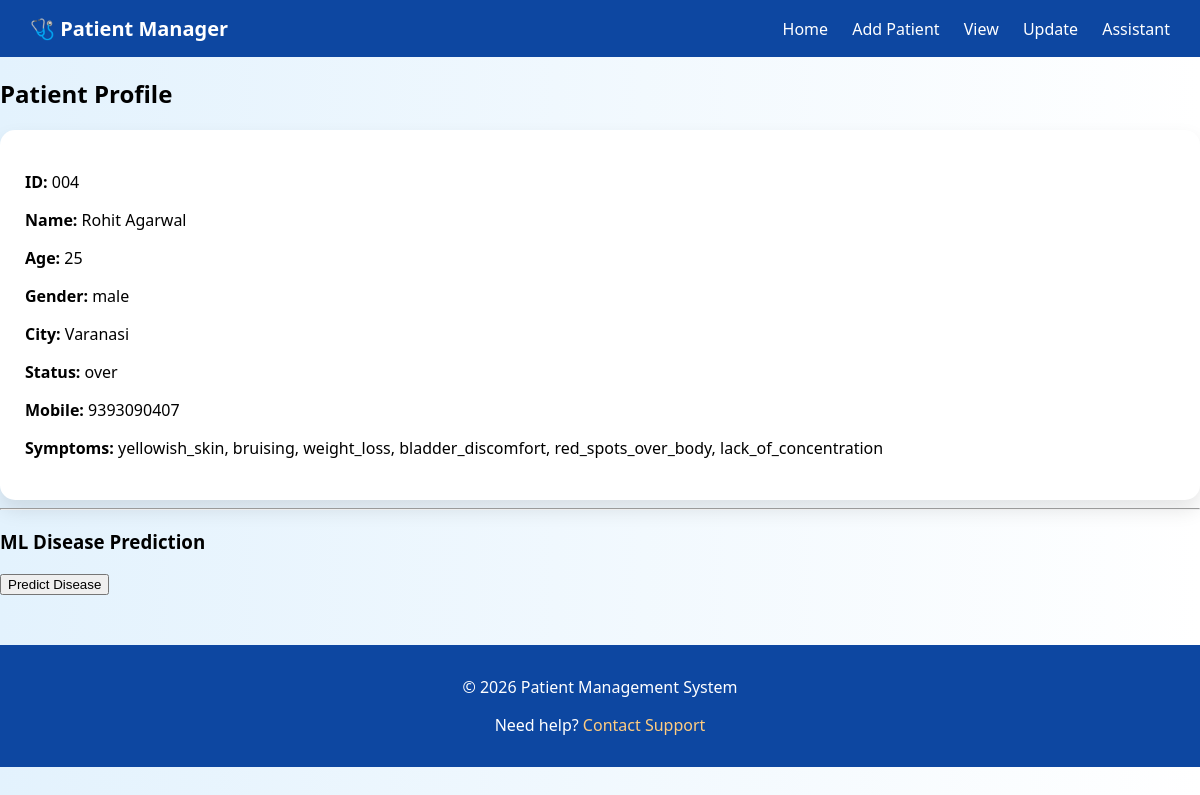
Screenshot of /profile/004 with the database file from the repository.
### tables this page shows
CREATE TABLE patients (
        id TEXT PRIMARY KEY,
        name TEXT,
        age INTEGER,
        gender TEXT,
        city TEXT,
        height REAL,
        weight REAL,
        status TEXT,
        mobile TEXT,
        symptoms TEXT
    );

### backend/main.py (the view)
@app.get("/profile/{patient_id}")
def patient_profile(request: Request, patient_id: str):
    patient = services.patient_profile_service(patient_id)
    return templates.TemplateResponse("profile.html", {"request": request, "patient": patient})

### templates/profile.html (shortened to what this page needs)
{% extends "base.html" %}
{% block content %}
<h2>Patient Profile</h2>
<div class="card">
  <p><b>ID:</b> {{ patient.id }}</p>
  <p><b>Name:</b> {{ patient.name }}</p>
  <p><b>Age:</b> {{ patient.age }}</p>
  <p><b>Gender:</b> {{ patient.gender }}</p>
  <p><b>City:</b> {{ patient.city }}</p>
  <p><b>Status:</b> {{ patient.status }}</p>
  <p><b>Mobile:</b> {{ patient.mobile }}</p>
  <p><b>Symptoms:</b> {{ patient.symptoms }}</p>
</div>
<hr>
<h3>ML Disease Prediction</h3>
<button onclick="predictDisease('{{ patient.symptoms }}')">
  Predict Disease
</button>
{% endblock %}

### static/style.css (style rules this page uses)
body { margin: 0; font-family: 'Segoe UI', sans-serif; background: linear-gradient(to right, #e3f2fd, #ffffff); }
.card { background: white; padding: 25px; border-radius: 15px; box-shadow: 0 10px 20px rgba(0,0,0,0.1); text-decoration: none; color: black; transition: all 0.2s ease; }

### rows the page displays
patients: id "004", name "Rohit Agarwal", age "25", gender "male", city "Varanasi", status "over", mobile "9393090407", symptoms "yellowish_skin, bruising, weight_loss, bladder_discomfort, red_spots_over_body, lack_of_concentration"
